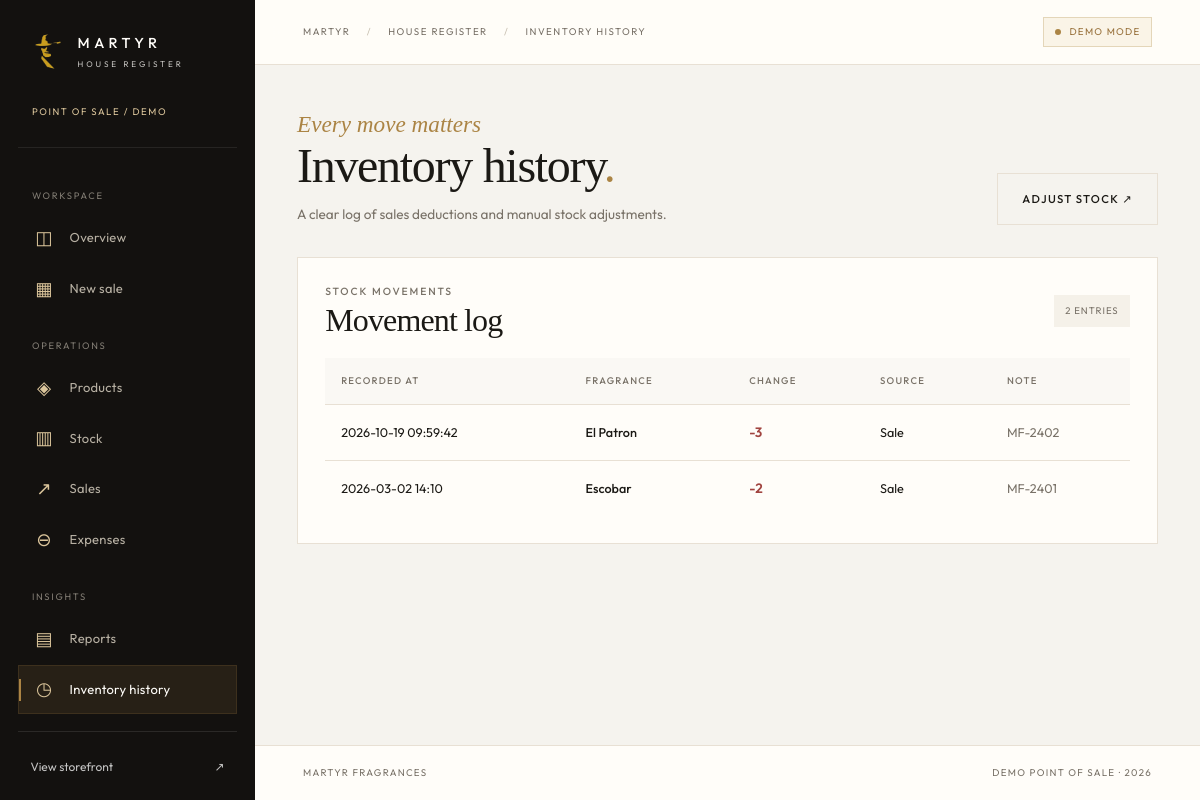
Page /admin/history (signed in) on the committed database.
### tables this page shows
CREATE TABLE inventory_history (
    id INTEGER PRIMARY KEY,
    product_id TEXT NOT NULL,
    product_name TEXT NOT NULL,
    change_qty INTEGER NOT NULL,
    reason TEXT NOT NULL,
    note TEXT NOT NULL,
    created_at TEXT NOT NULL,
    FOREIGN KEY (product_id) REFERENCES products(id)
);

### app.py (the view)
@app.get("/admin/history")
@require_admin
def admin_history():
    connection = get_db()
    rows = connection.execute("SELECT * FROM inventory_history ORDER BY id DESC").fetchall()
    connection.close()
    return render_template("admin_history.html", rows=rows)

### app.py (called while the page is built)
def csrf_token():
    if "_csrf_token" not in session:
        session["_csrf_token"] = secrets.token_urlsafe(32)
    return session["_csrf_token"]

@app.before_request
def check_csrf():
    if request.method == "POST":
        submitted = request.form.get("_csrf_token", "")
        if not hmac.compare_digest(submitted, csrf_token()):
            abort(400, description="Form expired. Refresh the page and try again.")

def cart_count():
    return sum(max(0, int(q)) for q in session.get("cart", {}).values())

@app.context_processor
def inject_nav():
    return {
        "cart_count": cart_count(),
        "admin_name": session.get("user"),
        "customer_name": session.get("customer_name"),
        "customer_id": session.get("customer_id"),
        "csrf_token": csrf_token,
        "today": date.today().isoformat(),
    }

def require_admin(view):
    @wraps(view)
    def wrapped(*args, **kwargs):
        if not session.get("user"):
            return redirect(url_for("admin_login"))
        return view(*args, **kwargs)
    return wrapped

### db.py (called while the page is built)
def get_db():
    connection = sqlite3.connect(DB_FILE, timeout=15)
    connection.row_factory = sqlite3.Row
    connection.execute("PRAGMA foreign_keys = ON")
    connection.execute("PRAGMA busy_timeout = 15000")
    return connection

### templates/admin_history.html (shortened to what this page needs)
{% extends "admin_base.html" %}
{% block breadcrumb %}Inventory history{% endblock %}
{% block eyebrow %}Every move matters{% endblock %}
{% block heading %}Inventory history<span class="gold-period">.</span>{% endblock %}
{% block subtitle %}A clear log of sales deductions and manual stock adjustments.{% endblock %}
{% block page_action %}<a class="btn btn-outline" href="/admin/stock">Adjust stock ↗</a>{% endblock %}
{% block content %}<section class="admin-card"><div class="card-header"><div><p class="mini-heading">STOCK MOVEMENTS</p><h2>Movement log</h2></div><span class="subtle-pill">{{ rows|length }} ENTRIES</span></div><div class="table-scroll"><table class="sheet"><thead><tr><th>Recorded at</th><th>Fragrance</th><th>Change</th><th>Source</th><th>Note</th></tr></thead><tbody>{% for row in rows %}<tr><td>{{ row.created_at }}</td><td><strong>{{ row.product_name }}</strong></td><td><span class="stock-change {% if row.change_qty > 0 %}positive{% else %}negative{% endif %}">{{ '+' if row.change_qty > 0 else '' }}{{ row.change_qty }}</span></td><td>{{ row.reason|replace('-', ' ')|title }}</td><td class="muted">{{ row.note }}</td></tr>{% else %}<tr><td colspan="5" class="empty-table">No movement history yet.</td></tr>{% endfor %}</tbody></table></div></section>{% endblock %}

### static/style.css (style rules this page uses)
:root { --cream: #f5f1e9; --paper: #fffdf9; --ink: #1b1915; --muted: #797268; --gold: #ab8444; --gold-soft: #dbc59b; --line: #e8e0d4; --night: #13110f; --danger: #a14440; --ok: #426b50; --serif: "Cormorant Garamond", Georgia, serif; --sans: "Outfit", system-ui, sans-serif; --ease: cubic-bezier(.2,.8,.2,1); }
* { box-sizing: border-box; }
html { scroll-behavior: smooth; }
html, body { margin: 0; min-width: 320px; }
body { background: var(--cream); color: var(--ink); font: 400 15px/1.65 var(--sans); -webkit-font-smoothing: antialiased; }
a { color: inherit; text-decoration: none; }
h1, h2, h3, p { margin-top: 0; }
h1, h2, h3 { font-family: var(--serif); font-weight: 500; letter-spacing: -.027em; line-height: 1.08; }
h2 { font-size: clamp(1.8rem, 2.6vw, 2.7rem); }
.gold-period { color: var(--gold); }
.overline, .mini-heading, .field-title { font: 500 .65rem/1.4 var(--sans); letter-spacing: .18em; color: var(--gold); text-transform: uppercase; }
.mini-heading { color: var(--muted); margin-bottom: .6rem; }
.muted { color: var(--muted); }
.btn { display: inline-flex; align-items: center; justify-content: space-between; gap: 2.4rem; min-height: 52px; padding: .95rem 1.5rem; border: 1px solid transparent; background: var(--gold); color: var(--night); text-align: center; font-weight: 500; font-size: .71rem; line-height: 1.1; letter-spacing: .11em; text-transform: uppercase; transition: transform .25s var(--ease), background .25s, color .25s, box-shadow .25s; }
.btn-outline { background: transparent; border-color: var(--line); color: var(--ink); }
.mini-heading { display: flex; justify-content: space-between; gap: 1rem; }
.admin { display: block; background: #f5f3ee; }
.admin-card { background: var(--paper); border: 1px solid var(--line); min-width: 0; padding: 1.7rem; }
.card-header { display: flex; justify-content: space-between; align-items: center; gap: 1rem; margin-bottom: 1.3rem; }
.card-header h2 { font-size: 2rem; margin: 0; }
.card-header .mini-heading { margin: 0 0 .2rem; }
.subtle-pill { padding: .5rem .7rem; background: var(--cream); color: var(--muted); font-size: .6rem; letter-spacing: .1em; white-space: nowrap; }
.table-scroll { width: 100%; overflow-x: auto; }
.sheet { width: 100%; border-collapse: collapse; text-align: left; font-size: .79rem; }
.sheet th { padding: .95rem 1rem; text-align: left; white-space: nowrap; border-bottom: 1px solid var(--line); background: #faf8f4; color: var(--muted); font-size: .6rem; font-weight: 500; letter-spacing: .13em; text-transform: uppercase; }
.sheet td { padding: 1rem; border-bottom: 1px solid var(--line); vertical-align: middle; }
.sheet tbody tr:last-child td { border-bottom: 0; }
.sheet td strong { font-weight: 500; }
.stock-change { font-size: .85rem; font-weight: 600; }
.stock-change.negative { color: var(--danger); }

### rows in the picture
inventory_history: created_at "2026-10-19 09:59:42", product_name "El Patron", change_qty "-3", reason "Sale", note "MF-2402"
inventory_history: created_at "2026-03-02 14:10", product_name "Escobar", change_qty "-2", reason "Sale", note "MF-2401"

### other values in the picture
{{ rows|length }} "2"
